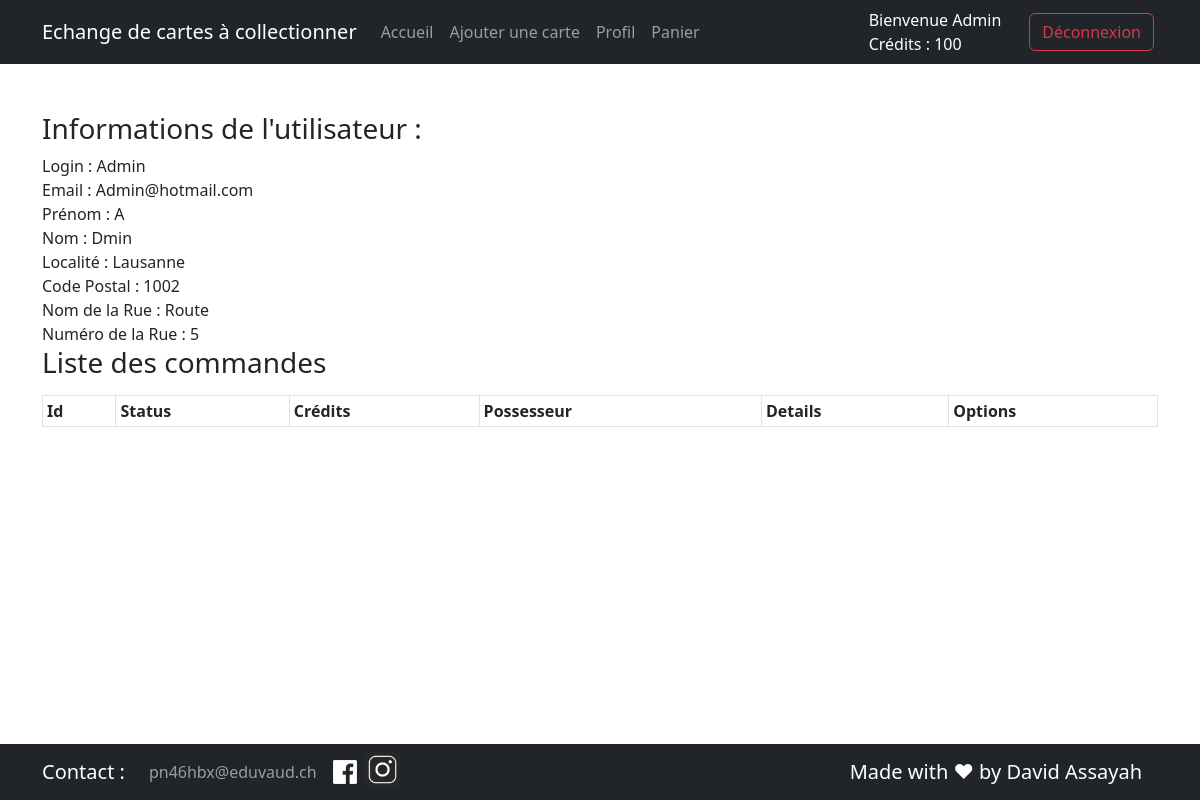
The page /userProfile.php?idUser=4 (signed in) on the database its author committed.
### tables this page shows
CREATE TABLE `t_user` (
  `idUser` int NOT NULL,
  `useLogin` varchar(120) NOT NULL,
  `useEmail` varchar(120) NOT NULL,
  `useFirstName` varchar(120) NOT NULL,
  `useLastName` varchar(120) NOT NULL,
  `useLocality` varchar(120) NOT NULL,
  `usePostalCode` varchar(10) NOT NULL,
  `useStreetName` varchar(255) NOT NULL,
  `useStreetNumber` varchar(10) NOT NULL,
  `usePassword` varchar(64) NOT NULL,
  `useCredits` int UNSIGNED NOT NULL DEFAULT '100',
  `useRole` enum('user','admin') NOT NULL DEFAULT 'user'
);

### config.php (called while the page is built)
<?php
$configs = array(
    'db'      => "mysql",
    'host'    => "localhost",
    'port'    => "6033",
    'dbname'  => "echangeDeCartesACollectionner",
    'charset' => "utf8",
    'user'    => 'root',
);
$configs["dns"] =
$configs["db"] .
":host=" . $configs["host"] .
";dbname=" . $configs["dbname"] .
";charset=" . $configs["charset"] .
";port=" . $configs["port"];
return $configs;

### src/database.php (called while the page is built, shortened)
<?php
class Database
{
    private static $instance = null;
    private $connector;
    private function __construct()
    {
        include(__DIR__ . "/utils.php");
        $configs = include(__DIR__ . "/../config.php");
        try {
            $this->connector = new PDO(
                $configs['dns'],
                $configs['user'],
                getPassword()
            );
        } catch (PDOException $e) {
            die('Erreur : ' . $e->getMessage());
        }
    }
    public static function getInstance()
    {
        if (self::$instance == null) {
            self::$instance = new self();
        }
        return self::$instance;
    }
    private function queryPrepareExecute($query, $binds)
    {
        $req = $this->connector->prepare($query);
        foreach ($binds as $bind => $value) {
            $req->bindValue($bind, $value);
        };
        $req->execute();
        return $req;
    }
    private function formatData($req)
    {
        return $req->fetchALL(PDO::FETCH_ASSOC);
    }
    public function getOneUser($id)
    {
        $query = "SELECT * FROM t_user WHERE idUser = :id";
        $bind = array('id' => $id);
        $req = $this->queryPrepareExecute($query, $bind);
        $OneUser = $this->formatData($req);
        return $OneUser[0];
    }
}

### src/utils.php (called while the page is built)
<?php
function getPassword()
{
    $readJSONFile = file_get_contents(__DIR__ . "/../secrets.json");
    $array = json_decode($readJSONFile, TRUE);
    return $array["password"];
}

### src/userProfile.php (the view, shortened to what this page needs)
<?php
include("header.php");
$OneUser = $db->getOneUser($_GET["idUser"]);
?>
<!DOCTYPE html>
<html lang="fr">
<head>
    <link href="./css/style.css" rel="stylesheet">
    <link href="https://cdn.jsdelivr.net/npm/bootstrap@5.3.0-alpha3/dist/css/bootstrap.min.css" rel="stylesheet">
    <link rel="stylesheet" href="https://cdn.datatables.net/1.13.4/css/jquery.dataTables.css" />
</head>
<body>
    <fieldset class="mb-3 mt-5">
        <div class="container">
            <div class="user-body">
                <h3>Informations de l'utilisateur : </h3>
                <?php echo
                "Login : " . $OneUser["useLogin"] . "<br>" .
                    "Email : " . $OneUser["useEmail"] . "<br>" .
                    "Prénom : " . $OneUser["useFirstName"] . "<br>" .
                    "Nom : " . $OneUser["useLastName"] . "<br>" .
                    "Localité : " . $OneUser["useLocality"] . "<br>" .
                    "Code Postal : " . $OneUser["usePostalCode"] . "<br>" .
                    "Nom de la Rue : " . $OneUser["useStreetName"] . "<br>" .
                    "Numéro de la Rue : " . $OneUser["useStreetNumber"] . "<br>"
                ?>
                <h3 class="mb-3">Liste des commandes</h3>
                <table id="sortTable" class="table table-striped table-bordered table-sm" cellspacing="0" width="100%">
                    <thead>
                        <tr>
                            <th class="th-sm">
                                Id
                            </th>
                            <th class="th-sm">
                                Status
                            </th>
                            <th class="th-sm">
                                Crédits
                            </th>
                            <th class="th-sm">
                                Possesseur
                            </th>
                            <th class="th-sm">
                                Details
                            </th>
                            <th class="th-sm">
                                Options
                            </th>
                        </tr>
                    </thead>
                </table>
            </div>
        </div>
    </fieldset>
</body>
</html>
<?php include("footer.php"); ?>

### src/css/style.css (style rules this page uses)
table { width: 100%; border-collapse: collapse; text-align: left; }
th, td { padding: 1vw; border-bottom: #ddd solid 1px; }

### rows shown on the page
t_user: useLogin "Admin", useEmail "Admin@hotmail.com", useFirstName "A", useLastName "Dmin", useLocality "Lausanne", usePostalCode "1002", useStreetName "Route", useStreetNumber "5"

### other values the page prints
$_SESSION['useLogin'] "Admin"
$_SESSION['useCredits'] "100"
